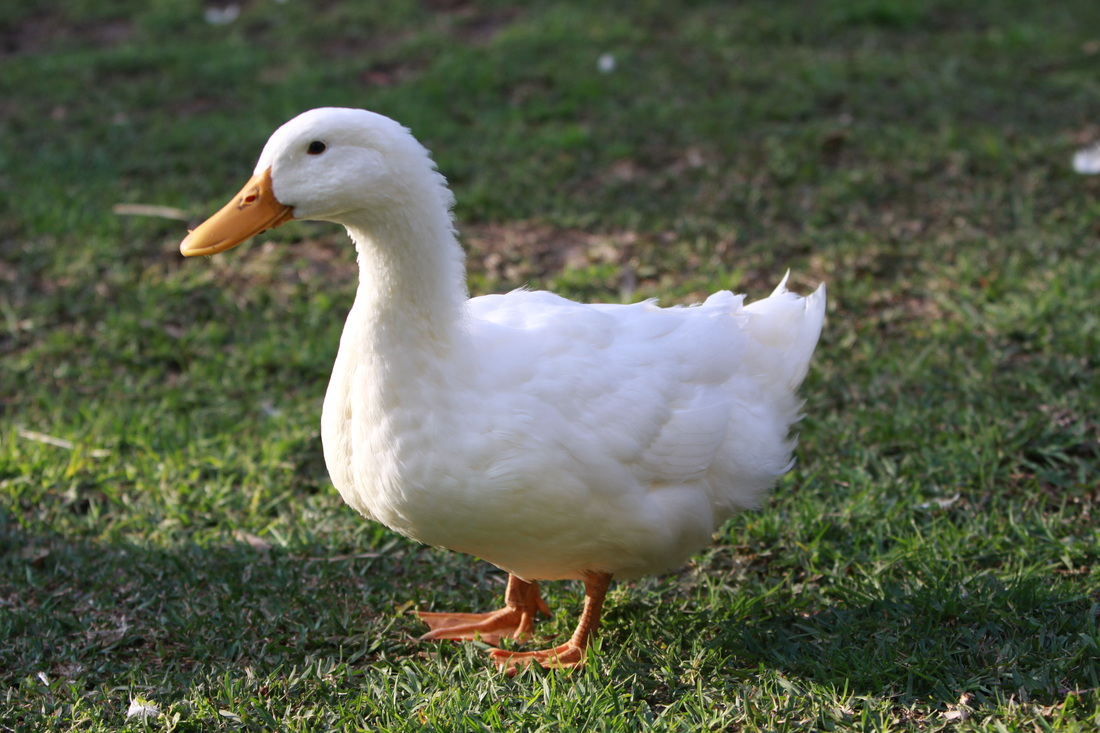
#> input picture duckllama/duck1.jpg, 1100 x 733 px; its folder holds 4 pictures in this run
$ python resize.py   (Python 2 division)   (older library calls are emulated)
#> lines starting #> are read from the running program, lines starting #| are printed output that depends on the picture
from PIL import Image
import os, sys

path = "C:\\Bill\\duck-llama\\duckllama"
dirs = os.listdir( os.getcwd() )

for item in dirs:
    print item
    if item[-4:] == '.jpg':
      im = Image.open(item)
#> im is the input picture: PIL image 1100x733 RGB; mean R, G, B 88.2, 94.7, 76
      f, e = os.path.splitext(item)
      imResize = im.resize((200,200), Image.ANTIALIAS)
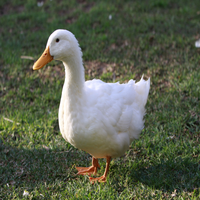
#> imResize: PIL image 200x200 RGB; mean R, G, B 88.2, 94.7, 76
      imResize.save(os.getcwd()+'\\resize\\'+f + '.jpg', 'JPEG', quality=90)
#> pass 2 of the loop `for item in dirs:`:
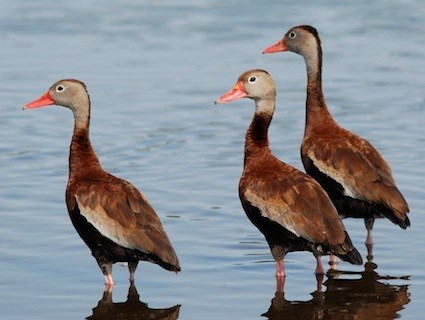
#> input picture duckllama/duck10.jpg, 425 x 320 px
#> im is the input picture: PIL image 425x320 RGB; mean R, G, B 134.5, 139.2, 145.9
#> `imResize = im.resize((200,200), Image.ANTIALIAS)`:
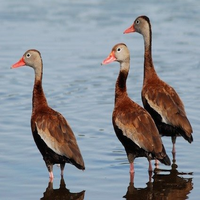
#> imResize: PIL image 200x200 RGB; mean R, G, B 134.5, 139.2, 145.9
#> pass 3 of the loop `for item in dirs:`:
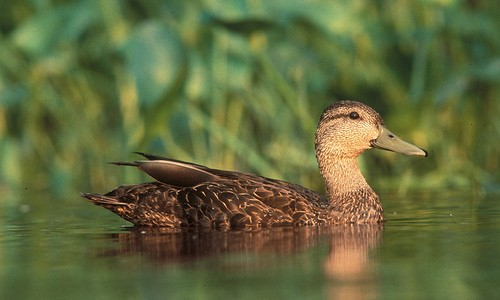
#> input picture duckllama/duck11.jpg, 500 x 300 px
#> im is the input picture: PIL image 500x300 RGB; mean R, G, B 97.8, 105.6, 61.2
#> `imResize = im.resize((200,200), Image.ANTIALIAS)`:
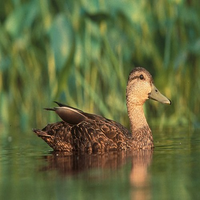
#> imResize: PIL image 200x200 RGB; mean R, G, B 97.8, 105.6, 61.2
#> the loop made 5 passes; the first 3 are shown
